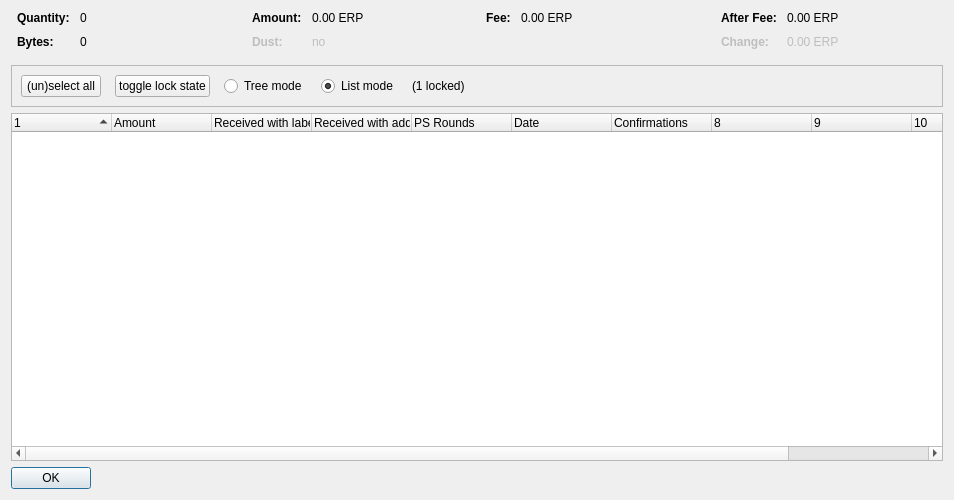
<?xml version="1.0" encoding="UTF-8"?>
<ui version="4.0">
 <class>CoinControlDialog</class>
 <widget class="QDialog" name="CoinControlDialog">
  <property name="geometry">
   <rect>
    <x>0</x>
    <y>0</y>
    <width>954</width>
    <height>500</height>
   </rect>
  </property>
  <property name="windowTitle">
   <string>Coin Selection</string>
  </property>
  <layout class="QVBoxLayout" name="verticalLayout">
   <item>
    <layout class="QHBoxLayout" name="horizontalLayoutTop" stretch="0,0,0,0">
     <property name="topMargin">
      <number>0</number>
     </property>
     <property name="bottomMargin">
      <number>10</number>
     </property>
     <item>
      <layout class="QFormLayout" name="formLayoutCoinControl1">
       <property name="horizontalSpacing">
        <number>10</number>
       </property>
       <property name="verticalSpacing">
        <number>10</number>
       </property>
       <property name="leftMargin">
        <number>6</number>
       </property>
       <property name="rightMargin">
        <number>6</number>
       </property>
       <item row="0" column="0">
        <widget class="QLabel" name="labelCoinControlQuantityText">
         <property name="font">
          <font>
           <weight>75</weight>
           <bold>true</bold>
          </font>
         </property>
         <property name="text">
          <string>Quantity:</string>
         </property>
        </widget>
       </item>
       <item row="0" column="1">
        <widget class="QLabel" name="labelCoinControlQuantity">
         <property name="cursor">
          <cursorShape>IBeamCursor</cursorShape>
         </property>
         <property name="contextMenuPolicy">
          <enum>Qt::ActionsContextMenu</enum>
         </property>
         <property name="text">
          <string notr="true">0</string>
         </property>
         <property name="textInteractionFlags">
          <set>Qt::LinksAccessibleByMouse|Qt::TextSelectableByKeyboard|Qt::TextSelectableByMouse</set>
         </property>
        </widget>
       </item>
       <item row="1" column="0">
        <widget class="QLabel" name="labelCoinControlBytesText">
         <property name="font">
          <font>
           <weight>75</weight>
           <bold>true</bold>
          </font>
         </property>
         <property name="text">
          <string>Bytes:</string>
         </property>
        </widget>
       </item>
       <item row="1" column="1">
        <widget class="QLabel" name="labelCoinControlBytes">
         <property name="cursor">
          <cursorShape>IBeamCursor</cursorShape>
         </property>
         <property name="contextMenuPolicy">
          <enum>Qt::ActionsContextMenu</enum>
         </property>
         <property name="text">
          <string notr="true">0</string>
         </property>
         <property name="textInteractionFlags">
          <set>Qt::LinksAccessibleByMouse|Qt::TextSelectableByKeyboard|Qt::TextSelectableByMouse</set>
         </property>
        </widget>
       </item>
      </layout>
     </item>
     <item>
      <layout class="QFormLayout" name="formLayoutCoinControl2">
       <property name="horizontalSpacing">
        <number>10</number>
       </property>
       <property name="verticalSpacing">
        <number>10</number>
       </property>
       <property name="leftMargin">
        <number>6</number>
       </property>
       <property name="rightMargin">
        <number>6</number>
       </property>
       <item row="0" column="0">
        <widget class="QLabel" name="labelCoinControlAmountText">
         <property name="font">
          <font>
           <weight>75</weight>
           <bold>true</bold>
          </font>
         </property>
         <property name="text">
          <string>Amount:</string>
         </property>
        </widget>
       </item>
       <item row="0" column="1">
        <widget class="QLabel" name="labelCoinControlAmount">
         <property name="cursor">
          <cursorShape>IBeamCursor</cursorShape>
         </property>
         <property name="contextMenuPolicy">
          <enum>Qt::ActionsContextMenu</enum>
         </property>
         <property name="text">
          <string notr="true">0.00 ERP</string>
         </property>
         <property name="textInteractionFlags">
          <set>Qt::LinksAccessibleByMouse|Qt::TextSelectableByKeyboard|Qt::TextSelectableByMouse</set>
         </property>
        </widget>
       </item>
       <item row="1" column="0">
        <widget class="QLabel" name="labelCoinControlLowOutputText">
         <property name="enabled">
          <bool>false</bool>
         </property>
         <property name="font">
          <font>
           <weight>75</weight>
           <bold>true</bold>
          </font>
         </property>
         <property name="text">
          <string>Dust:</string>
         </property>
        </widget>
       </item>
       <item row="1" column="1">
        <widget class="QLabel" name="labelCoinControlLowOutput">
         <property name="enabled">
          <bool>false</bool>
         </property>
         <property name="cursor">
          <cursorShape>IBeamCursor</cursorShape>
         </property>
         <property name="contextMenuPolicy">
          <enum>Qt::ActionsContextMenu</enum>
         </property>
         <property name="text">
          <string notr="true">no</string>
         </property>
         <property name="textInteractionFlags">
          <set>Qt::LinksAccessibleByMouse|Qt::TextSelectableByKeyboard|Qt::TextSelectableByMouse</set>
         </property>
        </widget>
       </item>
      </layout>
     </item>
     <item>
      <layout class="QFormLayout" name="formLayoutCoinControl3">
       <property name="horizontalSpacing">
        <number>10</number>
       </property>
       <property name="verticalSpacing">
        <number>10</number>
       </property>
       <property name="leftMargin">
        <number>6</number>
       </property>
       <property name="rightMargin">
        <number>6</number>
       </property>
       <item row="0" column="0">
        <widget class="QLabel" name="labelCoinControlFeeText">
         <property name="font">
          <font>
           <weight>75</weight>
           <bold>true</bold>
          </font>
         </property>
         <property name="text">
          <string>Fee:</string>
         </property>
        </widget>
       </item>
       <item row="0" column="1">
        <widget class="QLabel" name="labelCoinControlFee">
         <property name="cursor">
          <cursorShape>IBeamCursor</cursorShape>
         </property>
         <property name="contextMenuPolicy">
          <enum>Qt::ActionsContextMenu</enum>
         </property>
         <property name="text">
          <string notr="true">0.00 ERP</string>
         </property>
         <property name="textInteractionFlags">
          <set>Qt::LinksAccessibleByMouse|Qt::TextSelectableByKeyboard|Qt::TextSelectableByMouse</set>
         </property>
        </widget>
       </item>
      </layout>
     </item>
     <item>
      <layout class="QFormLayout" name="formLayoutCoinControl4">
       <property name="horizontalSpacing">
        <number>10</number>
       </property>
       <property name="verticalSpacing">
        <number>10</number>
       </property>
       <property name="leftMargin">
        <number>6</number>
       </property>
       <property name="rightMargin">
        <number>6</number>
       </property>
       <item row="0" column="0">
        <widget class="QLabel" name="labelCoinControlAfterFeeText">
         <property name="font">
          <font>
           <weight>75</weight>
           <bold>true</bold>
          </font>
         </property>
         <property name="text">
          <string>After Fee:</string>
         </property>
        </widget>
       </item>
       <item row="0" column="1">
        <widget class="QLabel" name="labelCoinControlAfterFee">
         <property name="cursor">
          <cursorShape>IBeamCursor</cursorShape>
         </property>
         <property name="contextMenuPolicy">
          <enum>Qt::ActionsContextMenu</enum>
         </property>
         <property name="text">
          <string notr="true">0.00 ERP</string>
         </property>
         <property name="textInteractionFlags">
          <set>Qt::LinksAccessibleByMouse|Qt::TextSelectableByKeyboard|Qt::TextSelectableByMouse</set>
         </property>
        </widget>
       </item>
       <item row="1" column="0">
        <widget class="QLabel" name="labelCoinControlChangeText">
         <property name="enabled">
          <bool>false</bool>
         </property>
         <property name="font">
          <font>
           <weight>75</weight>
           <bold>true</bold>
          </font>
         </property>
         <property name="text">
          <string>Change:</string>
         </property>
        </widget>
       </item>
       <item row="1" column="1">
        <widget class="QLabel" name="labelCoinControlChange">
         <property name="enabled">
          <bool>false</bool>
         </property>
         <property name="cursor">
          <cursorShape>IBeamCursor</cursorShape>
         </property>
         <property name="contextMenuPolicy">
          <enum>Qt::ActionsContextMenu</enum>
         </property>
         <property name="text">
          <string notr="true">0.00 ERP</string>
         </property>
         <property name="textInteractionFlags">
          <set>Qt::LinksAccessibleByMouse|Qt::TextSelectableByKeyboard|Qt::TextSelectableByMouse</set>
         </property>
        </widget>
       </item>
      </layout>
     </item>
    </layout>
   </item>
   <item>
    <widget class="QFrame" name="frame">
     <property name="minimumSize">
      <size>
       <width>0</width>
       <height>40</height>
      </size>
     </property>
     <property name="frameShape">
      <enum>QFrame::StyledPanel</enum>
     </property>
     <property name="frameShadow">
      <enum>QFrame::Sunken</enum>
     </property>
     <layout class="QHBoxLayout" name="horizontalLayout">
      <item>
       <layout class="QHBoxLayout" name="horizontalLayoutPanel" stretch="0,0,0,0,0,0">
        <property name="spacing">
         <number>14</number>
        </property>
        <item>
         <widget class="QPushButton" name="pushButtonSelectAll">
          <property name="sizePolicy">
           <sizepolicy hsizetype="Maximum" vsizetype="Fixed">
            <horstretch>0</horstretch>
            <verstretch>0</verstretch>
           </sizepolicy>
          </property>
          <property name="text">
           <string>(un)select all</string>
          </property>
          <property name="autoDefault">
           <bool>false</bool>
          </property>
         </widget>
        </item>
        <item>
         <widget class="QPushButton" name="pushButtonToggleLock">
          <property name="sizePolicy">
           <sizepolicy hsizetype="Maximum" vsizetype="Fixed">
            <horstretch>0</horstretch>
            <verstretch>0</verstretch>
           </sizepolicy>
          </property>
          <property name="text">
           <string>toggle lock state</string>
          </property>
          <property name="autoDefault">
           <bool>false</bool>
          </property>
         </widget>
        </item>
        <item>
         <widget class="QRadioButton" name="radioTreeMode">
          <property name="sizePolicy">
           <sizepolicy hsizetype="Maximum" vsizetype="Fixed">
            <horstretch>0</horstretch>
            <verstretch>0</verstretch>
           </sizepolicy>
          </property>
          <property name="text">
           <string>Tree mode</string>
          </property>
         </widget>
        </item>
        <item>
         <widget class="QRadioButton" name="radioListMode">
          <property name="sizePolicy">
           <sizepolicy hsizetype="Maximum" vsizetype="Fixed">
            <horstretch>0</horstretch>
            <verstretch>0</verstretch>
           </sizepolicy>
          </property>
          <property name="text">
           <string>List mode</string>
          </property>
          <property name="checked">
           <bool>true</bool>
          </property>
         </widget>
        </item>
        <item>
         <widget class="QLabel" name="labelLocked">
          <property name="text">
           <string>(1 locked)</string>
          </property>
         </widget>
        </item>
        <item>
         <spacer name="horizontalSpacer">
          <property name="orientation">
           <enum>Qt::Horizontal</enum>
          </property>
          <property name="sizeHint" stdset="0">
           <size>
            <width>40</width>
            <height>20</height>
           </size>
          </property>
         </spacer>
        </item>
       </layout>
      </item>
     </layout>
    </widget>
   </item>
   <item>
    <widget class="CoinControlTreeWidget" name="treeWidget">
     <property name="contextMenuPolicy">
      <enum>Qt::CustomContextMenu</enum>
     </property>
     <property name="sortingEnabled">
      <bool>false</bool>
     </property>
     <property name="columnCount">
      <number>11</number>
     </property>
     <attribute name="headerShowSortIndicator" stdset="0">
      <bool>true</bool>
     </attribute>
     <attribute name="headerStretchLastSection">
      <bool>false</bool>
     </attribute>
     <column>
      <property name="text">
       <string/>
      </property>
     </column>
     <column>
      <property name="text">
       <string>Amount</string>
      </property>
     </column>
     <column>
      <property name="text">
       <string>Received with label</string>
      </property>
     </column>
     <column>
      <property name="text">
       <string>Received with address</string>
      </property>
     </column>
     <column>
      <property name="text">
       <string>PS Rounds</string>
      </property>
     </column>
     <column>
      <property name="text">
       <string>Date</string>
      </property>
     </column>
     <column>
      <property name="text">
       <string>Confirmations</string>
      </property>
      <property name="toolTip">
       <string>Confirmed</string>
      </property>
     </column>
     <column>
      <property name="text">
       <string/>
      </property>
     </column>
     <column>
      <property name="text">
       <string/>
      </property>
     </column>
     <column>
      <property name="text">
       <string/>
      </property>
     </column>
     <column>
      <property name="text">
       <string/>
      </property>
     </column>
    </widget>
   </item>
   <item>
    <widget class="QDialogButtonBox" name="buttonBox">
     <property name="sizePolicy">
      <sizepolicy hsizetype="Maximum" vsizetype="Fixed">
       <horstretch>0</horstretch>
       <verstretch>0</verstretch>
      </sizepolicy>
     </property>
     <property name="orientation">
      <enum>Qt::Horizontal</enum>
     </property>
     <property name="standardButtons">
      <set>QDialogButtonBox::Ok</set>
     </property>
    </widget>
   </item>
  </layout>
 </widget>
 <customwidgets>
  <customwidget>
   <class>CoinControlTreeWidget</class>
   <extends>QTreeWidget</extends>
   <header>coincontroltreewidget.h</header>
  </customwidget>
 </customwidgets>
 <resources/>
 <connections/>
</ui>
